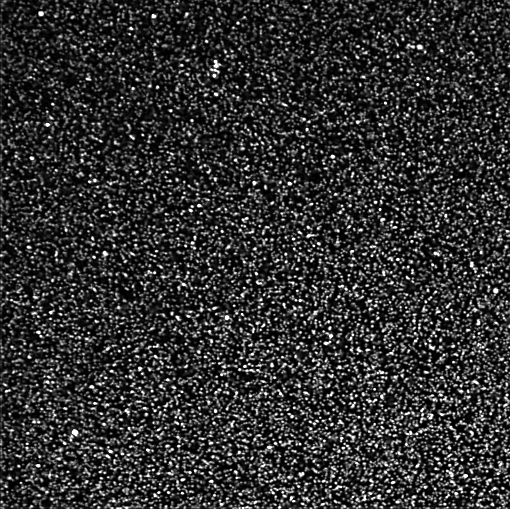
%> input picture TFM_group_01/ex6/Cell_high_stiffness_4_5kPa/relaxedBeads.tif, 510 x 509 px
$ octave stiffnessDifferences.m   (GNU Octave 9; MATLAB toolbox functions it lacks are replaced by stand-ins)
%> lines starting %> are read from the running program, lines starting %| are printed output that depends on the picture
### TFM_group_01/displayBeadOverlapping.m
function displayBeadOverlapping(im1,im2)


imSize = size(im1);
im1 = double(im1); im2 = double(im2);
im1 = im1/max(im1(:)); im2 = im2/max(im2(:));


figure
subplot(1,2,1)
imagesc(im1)
colormap gray
axis image
axis off
title('Unstressed Bead Image')
subplot(1,2,2)
imagesc(im2)
colormap gray
axis image
axis off
title('Stressed Bead Image')


figure
rgbIm = zeros([imSize,3]);
rgbIm(:,:,1) = im1;
rgbIm(:,:,2) = im2;
image(rgbIm)
axis image
axis off
title('Overlay of Unstressed and Stressed Bead Images')

### calcNbeadDisp.m
function [ux,uy] = calcNbeadDisp(im1,im2,blkSize,minCorr,minBeadInt)

%% Calculate blkNum

blkNum(1)=floor(size(im1,2)/blkSize) %x-dim
blkNum(2)=floor(size(im1,1)/blkSize) %y-dim

%% Define ux and uy
ux=zeros(blkNum(2),blkNum(1)); % size = (Y,X)
uy=zeros(blkNum(2),blkNum(1));

%% Scan im1 and im2 block by block

for ii= 1:blkNum(1)
    for jj= 1:blkNum(2)
        x_pos = ii * blkSize;
        y_pos = jj * blkSize;
        blkIm1 = im1(y_pos - blkSize + 1:y_pos, x_pos - blkSize + 1:x_pos);
        blkIm2 = im2(y_pos - blkSize + 1:y_pos, x_pos - blkSize + 1:x_pos);

        if max(blkIm1,[],'all') < minBeadInt
            continue
        end
        if max(blkIm2,[],'all') < minBeadInt
            continue
        end

        [s,corrvalue]  = shiftCalc(blkIm1,blkIm2); %s = [xoffSet,yoffSet]

        if corrvalue < minCorr
            continue
        end

        ux(jj,ii) = s(1);
        uy(jj,ii) = s(2);
     end
 end

### TFM_group_01/displayDispField.m
function displayDispField(ux,uy,dispResXY,filtFlag)

u_mag = sqrt(ux.^2 +uy.^2);

dispFieldSize = size(ux);

[dXcoord, dYcoord] = meshgrid((-(dispFieldSize(2)-1)/2:1:(dispFieldSize(2)-1)/2),(-(dispFieldSize(1)-1)/2:1:(dispFieldSize(1)-1)/2));
dXcoord = dXcoord*dispResXY;
dYcoord = dYcoord*dispResXY;


figure

subplot(1,3,1)
imagesc(dXcoord(1,:),dYcoord(:,1)',ux)
colormap jet
colorbar
axis image
if filtFlag
    title('Filt Disp: ux')
else
    title('Disp: ux')
end

subplot(1,3,2)
imagesc(dXcoord(1,:),dYcoord(:,1)',uy)
colormap jet
colorbar
axis image
if filtFlag
    title('Filt Disp: uy')
else
    title('Disp: uy')
end


subplot(1,3,3)
imagesc(dXcoord(1,:),dYcoord(:,1)',u_mag)
colormap jet
colorbar
axis image
if filtFlag
    title('Filt Disp: magnitude')
else
    title('Disp: magnitude')
end

### TFM_group_01/displayDispArrow.m
function displayDispArrow(ux,uy,dispResXY,filtFlag)

u_mag = sqrt(ux.^2 +uy.^2);

dispFieldSize = size(ux);

[dXcoord, dYcoord] = meshgrid((-(dispFieldSize(2)-1)/2:1:(dispFieldSize(2)-1)/2),(-(dispFieldSize(1)-1)/2:1:(dispFieldSize(1)-1)/2));
dXcoord = dXcoord*dispResXY;
dYcoord = dYcoord*dispResXY;


% only show the arrows of the 95% largest vectors
ux(u_mag<(max(u_mag(:))*(5/100))) = nan;
uy(u_mag<(max(u_mag(:))*(5/100))) = nan;

figure

imagesc(dXcoord(1,:),dYcoord(:,1)',u_mag)
colormap jet
hold on
quiver(dXcoord,dYcoord,ux,uy,'Color','w','LineWidth',2,'MaxHeadSize',0.7,'AutoscaleFactor',3)
hold off
colorbar
axis image
if filtFlag
    title('Filt Disp: magnitude (colormap) and direction (arrows)')
else
    title('Disp: magnitude (colormap) and direction (arrows)')
end

### tractionRetrieval.m
function [tx,ty] = tractionRetrieval(ux,uy,young,poisson,dispResXY)

% Generate coordinate grids for displacements
dispFieldSize = size(ux);
[dXcoord, dYcoord] = meshgrid((-(dispFieldSize(2)-1)/2:1:(dispFieldSize(2)-1)/2),(-(dispFieldSize(1)-1)/2:1:(dispFieldSize(1)-1)/2));
dXcoord = dXcoord*dispResXY;
dYcoord = dYcoord*dispResXY;
dispCoord = [dXcoord(:),dYcoord(:)];
% Generate coordinate grids for tractions
tracFieldSize = dispFieldSize;
[tXcoord, tYcoord] = meshgrid((-(tracFieldSize(2)-1)/2:1:(tracFieldSize(2)-1)/2),(-(tracFieldSize(1)-1)/2:1:(tracFieldSize(1)-1)/2));
tracResXY =dispResXY;
tXcoord = tXcoord*tracResXY;
tYcoord = tYcoord*tracResXY;
tracCoord = [tXcoord(:),tYcoord(:)];
% Calculate the stiffness matrix
sM =stiffMtx(dispCoord,tracCoord,tracResXY,young,poisson);
% Reshape the displacement field to arrange it in a column-vector
dispVec = [ux(:) ; uy(:)];


%% Invert the stiffness matrix and calculate the tractions
%moore-penrose pseudo inverse for robustness
sm_inv=inv(sM'*sM)*sM';
%F=G-inv*U
tractVec=sm_inv*dispVec;


%%
% Re-arrange the tractions
tPosNum = length(tractVec)/2;
tx = reshape(tractVec(1:tPosNum),tracFieldSize(1),tracFieldSize(2));
ty = reshape(tractVec(tPosNum+1:end),tracFieldSize(1),tracFieldSize(2));

### TFM_group_01/stiffMtx.m
function sM =stiffMtx(dispCoord,forceCoord,resXY,young,poisson)


% [11 lines of commented-out code are left out]


format long


gIntegrationSize = resXY *(1 -(2/100)); % units in um
if length(gIntegrationSize)<2
    tmp = gIntegrationSize;
    gIntegrationSize = [tmp tmp]; clear tmp
end


% Main loop
dPosNum = size(dispCoord,1);
fPosNum = size(forceCoord,1);
sM = zeros(2*dPosNum,2*fPosNum);
for ii=1:dPosNum
   x = dispCoord(ii,1) - forceCoord(:,1);
   y = dispCoord(ii,2) - forceCoord(:,2);
   g=greenFunc(x,y,young,poisson,gIntegrationSize);
   sM(ii,:) = [reshape(g.g11,1,[]), reshape(g.g12,1,[])];
   sM(dPosNum+ii,:) = [reshape(g.g21,1,[]), reshape(g.g22,1,[])];
   clear x y g
end


end


function g=greenFunc(x,y,E,sigma,gIntegrationSize)

% [10 lines of commented-out code are left out]
limitX = gIntegrationSize(1)/2; % units in um
limitY = gIntegrationSize(2)/2; % unts in um

% Useful variables
v1 = limitX-x;
v2 = -limitX-x;
v3 = limitY-y;
v4 = -limitY-y;
R1 = sqrt(v1.^2 + v3.^2);
R2 = sqrt(v1.^2 + v4.^2);
R3 = sqrt(v2.^2 + v3.^2);
R4 = sqrt(v2.^2 + v4.^2);

clear x y

% Pre-Computations
pc1 = v3.*log((v1 + R1)./(v2+R3));
pc2 = v4.*log((v1 + R2)./(v2+R4));
pc3 = v1.*log((v3 + R1)./(v4+R2));
pc4 = v2.*log((v3 + R3)./(v4+R4));

clear v1 v2 v3 v4

% Formula for g11
g11_a = 2*(pc1 - pc2);
g11_b = pc3 - pc4;
g11_c = (1-(2*sigma))*(pc3 - pc4);
g.g11 = ((1+sigma)/(2*pi*E))*(g11_a + g11_b + g11_c);
clear g11_a g11_b g11_c
% Formula for g12
g.g12 = ((sigma*(1+sigma))/(pi*E))*(-R1 + R2 +R3 -R4);
clear R1 R2 R3 R4
% Formula for g21
g.g21 = g.g12;
% Formula for g22
g22_a = 2*(pc3 - pc4);
g22_b = pc1 - pc2;
g22_c = (1-(2*sigma))*(pc1 - pc2);
g.g22 = ((1+sigma)/(2*pi*E))*(g22_a + g22_b + g22_c);
clear g22_a g22_b g22_c
clear pc1 pc2 pc3 pc4


end

### TFM_group_01/displayTracField.m
function displayTracField(tx,ty,tracResXY)


tx = tx*1000; % units in Pa
ty = ty*1000; % units in Pa


t_mag = sqrt(tx.^2 +ty.^2);

tracFieldSize = size(tx);

[dXcoord, dYcoord] = meshgrid((-(tracFieldSize(2)-1)/2:1:(tracFieldSize(2)-1)/2),(-(tracFieldSize(1)-1)/2:1:(tracFieldSize(1)-1)/2));
dXcoord = dXcoord*tracResXY;
dYcoord = dYcoord*tracResXY;


figure

subplot(1,3,1)
imagesc(dXcoord(1,:),dYcoord(:,1)',tx)
colormap jet
colorbar
axis image
title('Tractions: tx')

subplot(1,3,2)
imagesc(dXcoord(1,:),dYcoord(:,1)',ty)
colormap jet
colorbar
axis image
title('Tractions: ty')

subplot(1,3,3)
imagesc(dXcoord(1,:),dYcoord(:,1)',t_mag)
colormap jet
colorbar
axis image
title('Tractions: magnitude')

### TFM_group_01/cropIm.m
function out = cropIm(im,blkSize)

imSize = size(im);
% Crop images
cropVal = imSize - blkSize*floor(imSize/blkSize);
crop1 = floor(cropVal(1)/2);
crop2 = floor(cropVal(2)/2);
if rem(cropVal(1),2) % if it is odd
    if rem(cropVal(2),2) % if it is odd
        out = im(crop1+1:end-(crop1+1),crop2+1:end-(crop2+1));
    else
        out = im(crop1+1:end-(crop1+1),crop2+1:end-crop2);
    end
else
    if rem(cropVal(2),2) % if it is odd
        out = im(crop1+1:end-crop1,crop2+1:end-(crop2+1));
    else
        out = im(crop1+1:end-crop1,crop2+1:end-crop2);
    end
end

### TFM_group_01/displayCellTrac.m
function displayCellTrac(tx,ty,tracResXY,cellIm,blkSize)


cellIm = imresize(double(cellIm),blkSize);

t_mag = sqrt(tx.^2 + ty.^2);

% only show the info of the 85% largest vectors
tx(t_mag<(max(t_mag(:))*(15/100))) = nan;
ty(t_mag<(max(t_mag(:))*(15/100))) = nan;


tracFieldSize = size(tx);

[dXcoord, dYcoord] = meshgrid((-(tracFieldSize(2)-1)/2:1:(tracFieldSize(2)-1)/2),(-(tracFieldSize(1)-1)/2:1:(tracFieldSize(1)-1)/2));
dXcoord = dXcoord*tracResXY;
dYcoord = dYcoord*tracResXY;


figure
imagesc(dXcoord(1,:),dYcoord(:,1)',cellIm)
colormap gray
hold on
quiver(dXcoord,dYcoord,tx,ty,'Color',[0.2, 0.6, 1],'LineWidth',2,'MaxHeadSize',0.7,'AutoscaleFactor',3)
hold off
axis image
axis off
title('Tractions: orientation (Arrows) over the cell image')

### TFM_group_01/displayTracArrow.m
function displayTracArrow(tx,ty,tracResXY)


tx=tx*1000; % units in Pa
ty=ty*1000; % units in Pa


t_mag = sqrt(tx.^2 + ty.^2);

% only show the info of the 85% largest vectors
tx(t_mag<(max(t_mag(:))*(15/100))) = nan;
ty(t_mag<(max(t_mag(:))*(15/100))) = nan;
t_mag(t_mag<(max(t_mag(:))*(15/100))) = nan;


tracFieldSize = size(tx);

[dXcoord, dYcoord] = meshgrid((-(tracFieldSize(2)-1)/2:1:(tracFieldSize(2)-1)/2),(-(tracFieldSize(1)-1)/2:1:(tracFieldSize(1)-1)/2));
dXcoord = dXcoord*tracResXY;
dYcoord = dYcoord*tracResXY;


figure
imagesc(dXcoord(1,:),dYcoord(:,1)',t_mag)
colormap jet
hold on
quiver(dXcoord,dYcoord,tx,ty,'Color','w','LineWidth',2,'MaxHeadSize',0.7,'AutoscaleFactor',3)
hold off
colorbar
axis image
title('Tractions: magnitude (colormap) and direction (arrows)')

### stiffnessDifferences.m
clear; close all;clc
%% User parameters

resXY_high = 0.39; %Resolution in um for the high stiffness gel(to be filled by student)
resXY_low = 0.35; %Resolution in um for the low stiffness gel (to be filled by student)

minCorr = 0.6;
minBeadInt = 60;
blkSize = 24;

filtKernelSize = 3;
filtSigma = 0.5;

poisson =0.48 ; %Poisson ratio of the material (to be filled by student)

young_high = 4.5; %Young's modulus (in kPa) of the high stiffness gel (to be filled by student)
young_low = 1.4; %%Young's modulus (in kPa) of the low stiffness gel (to be filled by student)

%% Read the input images

%Define the names of the folders that contain the images
folderHigh = 'Cell_high_stiffness_4_5kPa';
folderLow = 'Cell_low_stiffness_1_4kPa';

%Define the root and name of the files
relaxedHigh = ['ex6\',folderHigh,'\relaxedBeads.tif'];
stressedHigh = ['ex6\',folderHigh,'\stressedBeads.tif'];
cellHigh = ['ex6\',folderHigh,'\cellImage.tif'];

relaxedLow = ['ex6\',folderLow,'\relaxedBeads.tif'];
stressedLow = ['ex6\',folderLow,'\stressedBeads.tif'];
cellLow = ['ex6\',folderLow,'\cellImage.tif'];

%Read the images and convert them to grayscale
im_relaxed_high = rgb2gray(imread(relaxedHigh));
%> im_relaxed_high: size 509x510 uint8; min 0, max 255, mean 48.6
im_stressed_high = rgb2gray(imread(stressedHigh));
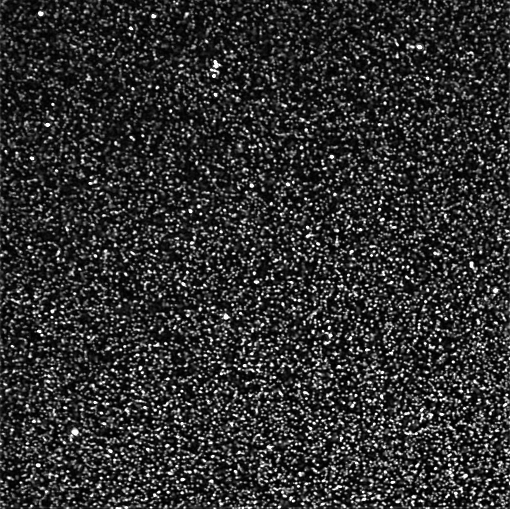
%> input picture TFM_group_01/ex6/Cell_high_stiffness_4_5kPa/stressedBeads.tif, 510 x 509 px
%> im_stressed_high: size 509x510 uint8; min 0, max 255, mean 47.7
im_cell_high=rgb2gray(imread(cellHigh));
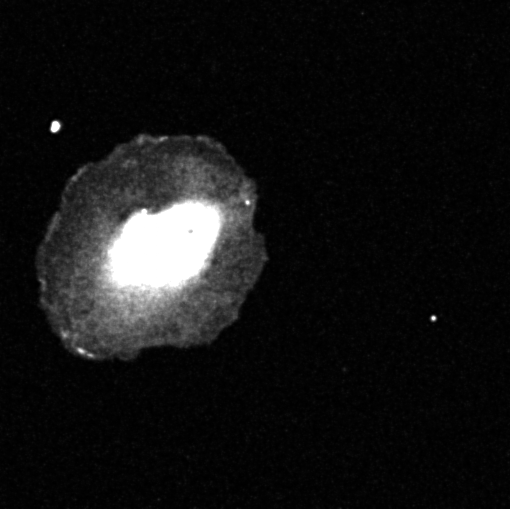
%> input picture TFM_group_01/ex6/Cell_high_stiffness_4_5kPa/cellImage.tif, 510 x 509 px
%> im_cell_high: size 509x510 uint8; min 0, max 255, mean 19.8

im_relaxed_low = rgb2gray(imread(relaxedLow));
im_stressed_low = rgb2gray(imread(stressedLow));
im_cell_low = rgb2gray(imread(cellLow));

% Plot the bead images (overlapping)
displayBeadOverlapping(im_relaxed_high,im_stressed_high)
%> in displayBeadOverlapping, `rgbIm(:,:,2) = im2;`:
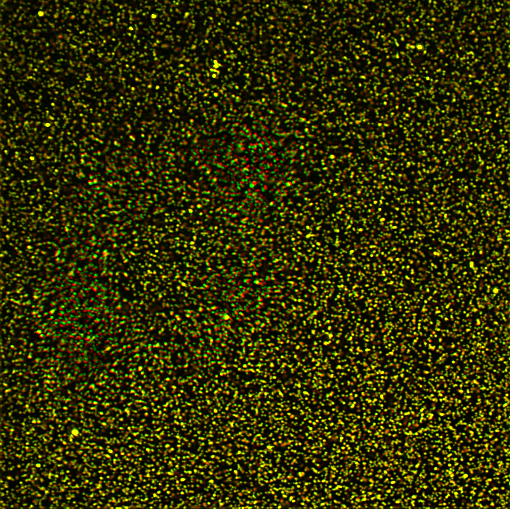
%> rgbIm: size 509x510x3 double; mean R, G, B 0.191, 0.187, 0
title(['Cell on a high stiffness ECM (',num2str(young_high),' kPa)'])

displayBeadOverlapping(im_relaxed_low,im_stressed_low)
title(['Cell on a low stiffness ECM (',num2str(young_low),' kPa)'])
%% Calculate the displacements
[ux_high,uy_high] = calcNbeadDisp(im_relaxed_high,im_stressed_high,blkSize,minCorr,minBeadInt);

[ux_low,uy_low] = calcNbeadDisp(im_relaxed_low,im_stressed_low,blkSize,minCorr,minBeadInt);

% Convert the units of the displacements from px to um
ux_high = ux_high*resXY_high;
uy_high = uy_high*resXY_high;
dispResXY_high = resXY_high*blkSize;

ux_low = ux_low*resXY_low;
uy_low = uy_low*resXY_low;
dispResXY_low = resXY_low*blkSize;

% Plot displacements
 displayDispField(ux_high,uy_high,dispResXY_high,0);
 displayDispField(ux_low,uy_low,dispResXY_low,0);


%% Filter the displacements
%Define the filter
fltr = fspecial('gaussian',[filtKernelSize filtKernelSize],filtSigma);

%Filter the images
uxFilt_high = imfilter(ux_high,fltr,'same');
uyFilt_high = imfilter(uy_high,fltr,'same');

uxFilt_low = imfilter(ux_low,fltr,'same');
uyFilt_low = imfilter(uy_low,fltr,'same');
% Plot fitered displacements
displayDispField(uxFilt_high,uyFilt_high,dispResXY_high,1);
displayDispArrow(uxFilt_high,uyFilt_high,dispResXY_high,1);
%> in displayDispArrow, `ux(u_mag<(max(u_mag(:))*(5/100))) = nan;`: ux: size 21x21 double; 7.94% of the values are NaN or infinite; the others: min -0.877, max 0.713, mean -0.0722
%> in displayDispArrow, `uy(u_mag<(max(u_mag(:))*(5/100))) = nan;`: uy: size 21x21 double; 7.94% of the values are NaN or infinite; the others: min -0.848, max 0.786, mean -0.0546
title(['Cell on a high stiffness ECM (',num2str(young_high),' kPa)'])
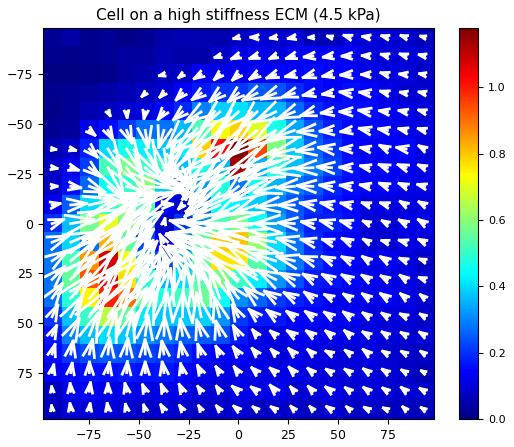
%> figure redrawn from the program's plot data

displayDispField(uxFilt_low,uyFilt_low,dispResXY_low,1);
displayDispArrow(uxFilt_low,uyFilt_low,dispResXY_low,1);
%> in displayDispArrow (call 2), `ux(u_mag<(max(u_mag(:))*(5/100))) = nan;`: ux: size 21x21 double; 7.94% of the values are NaN or infinite; the others: min -0.787, max 0.64, mean -0.0648
%> in displayDispArrow (call 2), `uy(u_mag<(max(u_mag(:))*(5/100))) = nan;`: uy: size 21x21 double; 7.94% of the values are NaN or infinite; the others: min -0.761, max 0.706, mean -0.049
title(['Cell on a low stiffness ECM (',num2str(young_low),' kPa)'])
%% Retrieve the tractions
[tx_high,ty_high] = tractionRetrieval(uxFilt_high,uyFilt_high,young_high,poisson,dispResXY_high);
%> after the loop in stiffMtx, `for ii=1:dPosNum`:
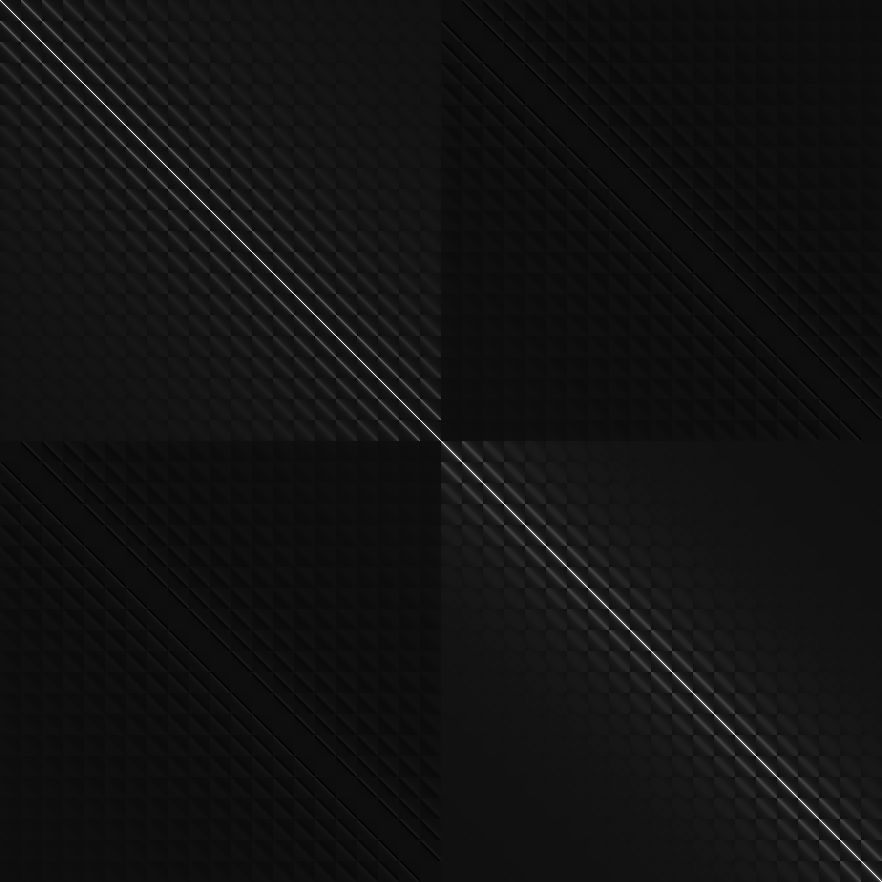
%> sM: size 882x882 double; min -0.151, max 2.57, mean 0.0507; drawn with min black and max white
%> in tractionRetrieval, `dispVec = [ux(:) ; uy(:)];`: dispVec = 882 values, max 0.786 at index 658, min -0.877 at index 217, mean -0.0587
%> in tractionRetrieval, `tractVec=sm_inv*dispVec;`: tractVec = 882 values, max 0.226 at index 659, min -0.261 at index 218, mean -0.00115
%> in tractionRetrieval, `ty = reshape(tractVec(tPosNum+1:end),tracFieldSize(1),tracFieldSize(2));`:
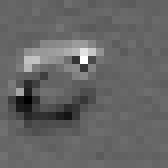
%> ty: size 21x21 double (shown 8 times larger); min -0.153, max 0.226, mean -0.0012; drawn with min black and max white
[tx_low,ty_low] = tractionRetrieval(uxFilt_low,uyFilt_low,young_low,poisson,dispResXY_low);

% Plot tractions
displayTracField(tx_high,ty_high,dispResXY_high);
displayTracArrow(tx_high,ty_high,dispResXY_high);
title(['Cell on a high stiffness ECM (',num2str(young_high),' kPa)'])

displayTracField(tx_low,ty_low,dispResXY_low);
%> call 2 of displayTracField, with tracResXY = 8.4
%> in displayTracField (call 2), `t_mag = sqrt(tx.^2 +ty.^2);`:
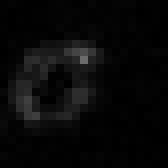
%> t_mag: size 21x21 double (shown 8 times larger); min 0.0427, max 107.4, mean 8.7
displayTracArrow(tx_low,ty_low,dispResXY_low);
title(['Cell on a low stiffness ECM (',num2str(young_low),' kPa)'])

%Plot cell and tractionMag
im_cell_high = cropIm(im_cell_high,blkSize);
im_cell_low = cropIm(im_cell_low,blkSize);

displayCellTrac(tx_high,ty_high,dispResXY_high,im_cell_high,blkSize);
%> the run ends on the next line
